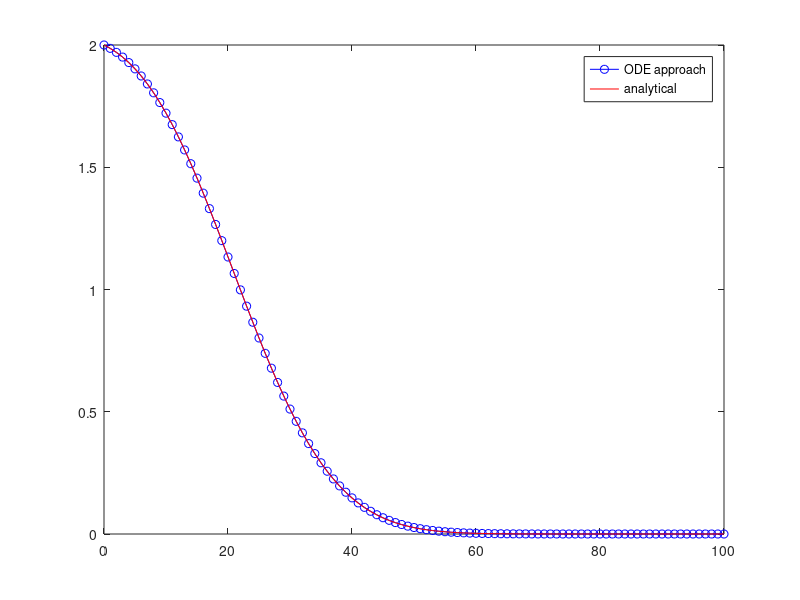

The MATLAB script that drew this image:
% soil column problem
% ODE approach
% B.C's: x=0, C=C0; x=L, C=0;
function simple_column_ode
v=0.36; alpha=5; c0=2; cL = 0;
L=100; N=100; T=50;
D=alpha*v;
dx=L/N;
x = (0:dx:L); 
n=N+1;
cinit = zeros(1,n);
cinit(1)=c0; cinit(n)=cL;
odefun = @(t,c) column_ode(t,c,D,v,dx,n);
tspan = [0 T];
[~,C] = ode45(odefun,tspan,cinit);
c = C(end,:);
plot(x,c,'-bo');
hold on;
%%%%%%%%%%%%%%%
% analytical solution
f1=(x-v*T)/(2*sqrt(D*T));
f2=(x+v*T)/(2*sqrt(D*T));
c=0.5*c0*(erfc(f1)+exp(v*x/D).*erfc(f2));
plot(x,c,'-r');
legend('ODE approach','analytical');
hold off;
%%%%%%%
return

function [dcdt] = column_ode(t,c,D,v,dx,n)
dcdt = zeros(n,1);
dcdt(1) = 0; % constant concentration at left end (dcdt=0)
for i=2:n-1
dcdt(i) = D*(c(i+1) - 2*c(i)+c(i-1))/dx^2 - v*(c(i+1) - c(i-1))/(2*dx);
end
dcdt(n) = 0; % constant concentration at right end (dcdt=0)
return
